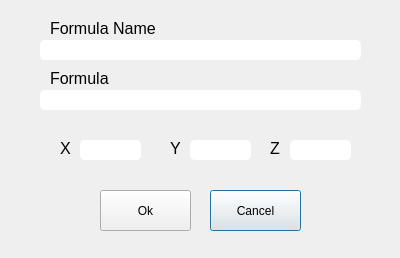
<?xml version="1.0" encoding="UTF-8"?>
<ui version="4.0">
 <class>SaveDialog</class>
 <widget class="QDialog" name="SaveDialog">
  <property name="geometry">
   <rect>
    <x>0</x>
    <y>0</y>
    <width>400</width>
    <height>258</height>
   </rect>
  </property>
  <property name="minimumSize">
   <size>
    <width>400</width>
    <height>258</height>
   </size>
  </property>
  <property name="maximumSize">
   <size>
    <width>400</width>
    <height>258</height>
   </size>
  </property>
  <property name="windowTitle">
   <string>Save Formula</string>
  </property>
  <property name="styleSheet">
   <string notr="true">QDialog
{
background-image: url(:/back/Background.jpg);
}</string>
  </property>
  <widget class="QLineEdit" name="lineEdit_X">
   <property name="geometry">
    <rect>
     <x>80</x>
     <y>140</y>
     <width>61</width>
     <height>20</height>
    </rect>
   </property>
   <property name="mouseTracking">
    <bool>true</bool>
   </property>
   <property name="styleSheet">
    <string notr="true">border-radius:5px;</string>
   </property>
  </widget>
  <widget class="QLineEdit" name="lineEdit_Formula">
   <property name="geometry">
    <rect>
     <x>40</x>
     <y>90</y>
     <width>321</width>
     <height>20</height>
    </rect>
   </property>
   <property name="styleSheet">
    <string notr="true">border-radius:5px;</string>
   </property>
  </widget>
  <widget class="QLineEdit" name="lineEdit_name">
   <property name="geometry">
    <rect>
     <x>40</x>
     <y>40</y>
     <width>321</width>
     <height>20</height>
    </rect>
   </property>
   <property name="styleSheet">
    <string notr="true">border-radius:5px;</string>
   </property>
  </widget>
  <widget class="QLineEdit" name="lineEdit_Y">
   <property name="geometry">
    <rect>
     <x>190</x>
     <y>140</y>
     <width>61</width>
     <height>20</height>
    </rect>
   </property>
   <property name="styleSheet">
    <string notr="true">border-radius:5px;</string>
   </property>
  </widget>
  <widget class="QLineEdit" name="lineEdit_Z">
   <property name="geometry">
    <rect>
     <x>290</x>
     <y>140</y>
     <width>61</width>
     <height>20</height>
    </rect>
   </property>
   <property name="styleSheet">
    <string notr="true">border-radius:5px;</string>
   </property>
  </widget>
  <widget class="QPushButton" name="pushButton_Cancel">
   <property name="geometry">
    <rect>
     <x>210</x>
     <y>190</y>
     <width>91</width>
     <height>41</height>
    </rect>
   </property>
   <property name="styleSheet">
    <string notr="true"/>
   </property>
   <property name="text">
    <string>Cancel</string>
   </property>
  </widget>
  <widget class="QPushButton" name="pushButton_Ok">
   <property name="geometry">
    <rect>
     <x>100</x>
     <y>190</y>
     <width>91</width>
     <height>41</height>
    </rect>
   </property>
   <property name="styleSheet">
    <string notr="true"/>
   </property>
   <property name="text">
    <string>Ok</string>
   </property>
  </widget>
  <widget class="QLabel" name="label">
   <property name="geometry">
    <rect>
     <x>50</x>
     <y>20</y>
     <width>111</width>
     <height>16</height>
    </rect>
   </property>
   <property name="font">
    <font>
     <pointsize>12</pointsize>
    </font>
   </property>
   <property name="text">
    <string>Formula Name</string>
   </property>
  </widget>
  <widget class="QLabel" name="label_2">
   <property name="geometry">
    <rect>
     <x>50</x>
     <y>70</y>
     <width>71</width>
     <height>16</height>
    </rect>
   </property>
   <property name="font">
    <font>
     <pointsize>12</pointsize>
    </font>
   </property>
   <property name="text">
    <string>Formula</string>
   </property>
  </widget>
  <widget class="QLabel" name="label_3">
   <property name="geometry">
    <rect>
     <x>60</x>
     <y>140</y>
     <width>21</width>
     <height>16</height>
    </rect>
   </property>
   <property name="font">
    <font>
     <pointsize>12</pointsize>
    </font>
   </property>
   <property name="text">
    <string>X</string>
   </property>
  </widget>
  <widget class="QLabel" name="label_4">
   <property name="geometry">
    <rect>
     <x>270</x>
     <y>140</y>
     <width>21</width>
     <height>16</height>
    </rect>
   </property>
   <property name="font">
    <font>
     <pointsize>12</pointsize>
    </font>
   </property>
   <property name="text">
    <string>Z</string>
   </property>
  </widget>
  <widget class="QLabel" name="label_5">
   <property name="geometry">
    <rect>
     <x>170</x>
     <y>140</y>
     <width>21</width>
     <height>16</height>
    </rect>
   </property>
   <property name="font">
    <font>
     <pointsize>12</pointsize>
    </font>
   </property>
   <property name="text">
    <string>Y</string>
   </property>
  </widget>
 </widget>
 <resources/>
 <connections/>
</ui>
